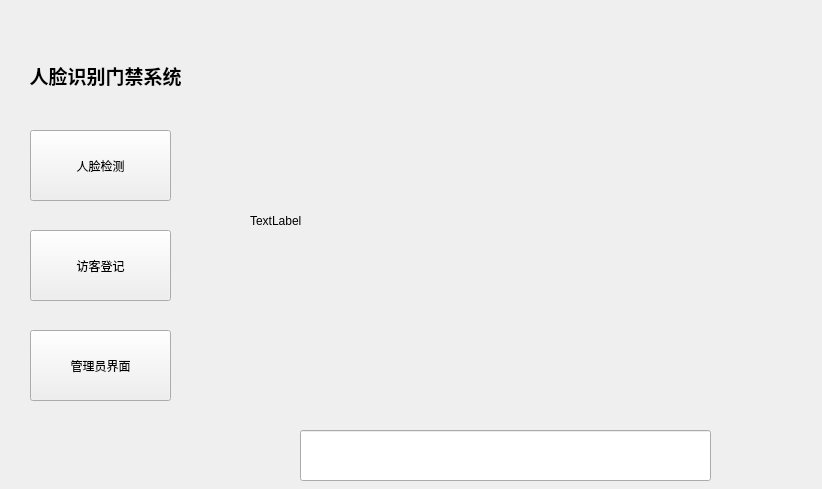
<?xml version="1.0" encoding="UTF-8"?>
<ui version="4.0">
 <class>Form</class>
 <widget class="QWidget" name="Form">
  <property name="geometry">
   <rect>
    <x>0</x>
    <y>0</y>
    <width>822</width>
    <height>489</height>
   </rect>
  </property>
  <property name="windowTitle">
   <string>FACE DETECT SYSTEM BY D1</string>
  </property>
  <widget class="QLabel" name="label">
   <property name="geometry">
    <rect>
     <x>250</x>
     <y>30</y>
     <width>521</width>
     <height>381</height>
    </rect>
   </property>
   <property name="text">
    <string>TextLabel</string>
   </property>
  </widget>
  <widget class="QPushButton" name="facedetect">
   <property name="geometry">
    <rect>
     <x>30</x>
     <y>130</y>
     <width>141</width>
     <height>71</height>
    </rect>
   </property>
   <property name="text">
    <string>人脸检测</string>
   </property>
  </widget>
  <widget class="QLineEdit" name="warningeditt">
   <property name="geometry">
    <rect>
     <x>300</x>
     <y>430</y>
     <width>411</width>
     <height>51</height>
    </rect>
   </property>
  </widget>
  <widget class="QPushButton" name="guestreg">
   <property name="geometry">
    <rect>
     <x>30</x>
     <y>230</y>
     <width>141</width>
     <height>71</height>
    </rect>
   </property>
   <property name="text">
    <string>访客登记</string>
   </property>
  </widget>
  <widget class="QPushButton" name="manager">
   <property name="geometry">
    <rect>
     <x>30</x>
     <y>330</y>
     <width>141</width>
     <height>71</height>
    </rect>
   </property>
   <property name="text">
    <string>管理员界面</string>
   </property>
  </widget>
  <widget class="QLabel" name="label_2">
   <property name="geometry">
    <rect>
     <x>20</x>
     <y>30</y>
     <width>171</width>
     <height>91</height>
    </rect>
   </property>
   <property name="text">
    <string>&lt;html&gt;&lt;head/&gt;&lt;body&gt;&lt;p align=&quot;center&quot;&gt;&lt;span style=&quot; font-size:14pt; font-weight:700;&quot;&gt;人脸识别门禁系统&lt;/span&gt;&lt;/p&gt;&lt;/body&gt;&lt;/html&gt;</string>
   </property>
  </widget>
 </widget>
 <resources/>
 <connections/>
</ui>
